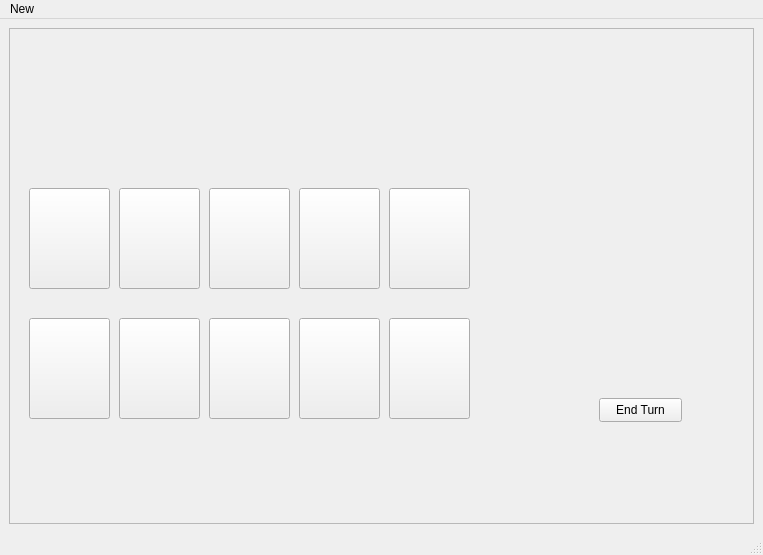
<?xml version="1.0" encoding="UTF-8"?>
<ui version="4.0">
 <class>MainWindow</class>
 <widget class="QMainWindow" name="MainWindow">
  <property name="geometry">
   <rect>
    <x>0</x>
    <y>0</y>
    <width>763</width>
    <height>555</height>
   </rect>
  </property>
  <property name="windowTitle">
   <string>MainWindow</string>
  </property>
  <widget class="QWidget" name="centralwidget">
   <property name="enabled">
    <bool>true</bool>
   </property>
   <layout class="QVBoxLayout" name="verticalLayout">
    <item>
     <widget class="QFrame" name="frame">
      <property name="frameShape">
       <enum>QFrame::StyledPanel</enum>
      </property>
      <property name="frameShadow">
       <enum>QFrame::Raised</enum>
      </property>
      <widget class="QToolButton" name="button_1">
       <property name="geometry">
        <rect>
         <x>20</x>
         <y>290</y>
         <width>81</width>
         <height>101</height>
        </rect>
       </property>
       <property name="minimumSize">
        <size>
         <width>81</width>
         <height>101</height>
        </size>
       </property>
       <property name="text">
        <string/>
       </property>
      </widget>
      <widget class="QToolButton" name="button_2">
       <property name="geometry">
        <rect>
         <x>110</x>
         <y>290</y>
         <width>81</width>
         <height>101</height>
        </rect>
       </property>
       <property name="minimumSize">
        <size>
         <width>81</width>
         <height>101</height>
        </size>
       </property>
       <property name="text">
        <string/>
       </property>
      </widget>
      <widget class="QToolButton" name="button_3">
       <property name="geometry">
        <rect>
         <x>200</x>
         <y>290</y>
         <width>81</width>
         <height>101</height>
        </rect>
       </property>
       <property name="minimumSize">
        <size>
         <width>81</width>
         <height>101</height>
        </size>
       </property>
       <property name="text">
        <string/>
       </property>
      </widget>
      <widget class="QToolButton" name="button_4">
       <property name="geometry">
        <rect>
         <x>290</x>
         <y>290</y>
         <width>81</width>
         <height>101</height>
        </rect>
       </property>
       <property name="minimumSize">
        <size>
         <width>81</width>
         <height>101</height>
        </size>
       </property>
       <property name="text">
        <string/>
       </property>
      </widget>
      <widget class="QToolButton" name="button_5">
       <property name="geometry">
        <rect>
         <x>380</x>
         <y>290</y>
         <width>81</width>
         <height>101</height>
        </rect>
       </property>
       <property name="minimumSize">
        <size>
         <width>81</width>
         <height>101</height>
        </size>
       </property>
       <property name="text">
        <string/>
       </property>
      </widget>
      <widget class="QToolButton" name="button_6">
       <property name="geometry">
        <rect>
         <x>20</x>
         <y>160</y>
         <width>81</width>
         <height>101</height>
        </rect>
       </property>
       <property name="minimumSize">
        <size>
         <width>81</width>
         <height>101</height>
        </size>
       </property>
       <property name="text">
        <string/>
       </property>
      </widget>
      <widget class="QToolButton" name="button_7">
       <property name="geometry">
        <rect>
         <x>110</x>
         <y>160</y>
         <width>81</width>
         <height>101</height>
        </rect>
       </property>
       <property name="minimumSize">
        <size>
         <width>81</width>
         <height>101</height>
        </size>
       </property>
       <property name="text">
        <string/>
       </property>
      </widget>
      <widget class="QToolButton" name="button_8">
       <property name="geometry">
        <rect>
         <x>200</x>
         <y>160</y>
         <width>81</width>
         <height>101</height>
        </rect>
       </property>
       <property name="minimumSize">
        <size>
         <width>81</width>
         <height>101</height>
        </size>
       </property>
       <property name="text">
        <string/>
       </property>
      </widget>
      <widget class="QToolButton" name="button_9">
       <property name="geometry">
        <rect>
         <x>290</x>
         <y>160</y>
         <width>81</width>
         <height>101</height>
        </rect>
       </property>
       <property name="minimumSize">
        <size>
         <width>81</width>
         <height>101</height>
        </size>
       </property>
       <property name="text">
        <string/>
       </property>
      </widget>
      <widget class="QToolButton" name="button_10">
       <property name="geometry">
        <rect>
         <x>380</x>
         <y>160</y>
         <width>81</width>
         <height>101</height>
        </rect>
       </property>
       <property name="minimumSize">
        <size>
         <width>81</width>
         <height>101</height>
        </size>
       </property>
       <property name="text">
        <string/>
       </property>
      </widget>
      <widget class="QLabel" name="label">
       <property name="geometry">
        <rect>
         <x>20</x>
         <y>20</y>
         <width>71</width>
         <height>91</height>
        </rect>
       </property>
       <property name="minimumSize">
        <size>
         <width>71</width>
         <height>91</height>
        </size>
       </property>
       <property name="text">
        <string/>
       </property>
       <property name="pixmap">
        <pixmap>../../res/icons/cardskin.png</pixmap>
       </property>
      </widget>
      <widget class="QLabel" name="label_2">
       <property name="geometry">
        <rect>
         <x>110</x>
         <y>20</y>
         <width>71</width>
         <height>91</height>
        </rect>
       </property>
       <property name="minimumSize">
        <size>
         <width>71</width>
         <height>91</height>
        </size>
       </property>
       <property name="text">
        <string/>
       </property>
       <property name="pixmap">
        <pixmap>../../res/icons/cardskin.png</pixmap>
       </property>
      </widget>
      <widget class="QLabel" name="label_3">
       <property name="geometry">
        <rect>
         <x>200</x>
         <y>20</y>
         <width>71</width>
         <height>91</height>
        </rect>
       </property>
       <property name="minimumSize">
        <size>
         <width>71</width>
         <height>91</height>
        </size>
       </property>
       <property name="text">
        <string/>
       </property>
       <property name="pixmap">
        <pixmap>../../res/icons/cardskin.png</pixmap>
       </property>
      </widget>
      <widget class="QLabel" name="label_4">
       <property name="geometry">
        <rect>
         <x>290</x>
         <y>20</y>
         <width>71</width>
         <height>91</height>
        </rect>
       </property>
       <property name="minimumSize">
        <size>
         <width>71</width>
         <height>91</height>
        </size>
       </property>
       <property name="text">
        <string/>
       </property>
       <property name="pixmap">
        <pixmap>../../res/icons/cardskin.png</pixmap>
       </property>
      </widget>
      <widget class="QLabel" name="label_5">
       <property name="geometry">
        <rect>
         <x>380</x>
         <y>20</y>
         <width>71</width>
         <height>91</height>
        </rect>
       </property>
       <property name="minimumSize">
        <size>
         <width>71</width>
         <height>91</height>
        </size>
       </property>
       <property name="text">
        <string/>
       </property>
       <property name="pixmap">
        <pixmap>../../res/icons/cardskin.png</pixmap>
       </property>
      </widget>
      <widget class="QPushButton" name="endButton">
       <property name="geometry">
        <rect>
         <x>590</x>
         <y>370</y>
         <width>83</width>
         <height>24</height>
        </rect>
       </property>
       <property name="minimumSize">
        <size>
         <width>83</width>
         <height>24</height>
        </size>
       </property>
       <property name="maximumSize">
        <size>
         <width>83</width>
         <height>24</height>
        </size>
       </property>
       <property name="text">
        <string>End Turn</string>
       </property>
      </widget>
      <widget class="QLabel" name="label_6">
       <property name="geometry">
        <rect>
         <x>590</x>
         <y>290</y>
         <width>81</width>
         <height>81</height>
        </rect>
       </property>
       <property name="minimumSize">
        <size>
         <width>81</width>
         <height>81</height>
        </size>
       </property>
       <property name="text">
        <string/>
       </property>
       <property name="pixmap">
        <pixmap>../../res/icons/avatar.png</pixmap>
       </property>
      </widget>
      <widget class="QLabel" name="label_7">
       <property name="geometry">
        <rect>
         <x>590</x>
         <y>30</y>
         <width>81</width>
         <height>81</height>
        </rect>
       </property>
       <property name="minimumSize">
        <size>
         <width>81</width>
         <height>81</height>
        </size>
       </property>
       <property name="text">
        <string/>
       </property>
       <property name="pixmap">
        <pixmap>../../res/icons/avatar.png</pixmap>
       </property>
      </widget>
      <widget class="QLabel" name="label_8">
       <property name="geometry">
        <rect>
         <x>480</x>
         <y>290</y>
         <width>41</width>
         <height>51</height>
        </rect>
       </property>
       <property name="minimumSize">
        <size>
         <width>41</width>
         <height>51</height>
        </size>
       </property>
       <property name="text">
        <string/>
       </property>
       <property name="pixmap">
        <pixmap>../../res/icons/cardskinsmall.png</pixmap>
       </property>
      </widget>
      <widget class="QLabel" name="label_9">
       <property name="geometry">
        <rect>
         <x>480</x>
         <y>350</y>
         <width>41</width>
         <height>51</height>
        </rect>
       </property>
       <property name="minimumSize">
        <size>
         <width>41</width>
         <height>51</height>
        </size>
       </property>
       <property name="text">
        <string/>
       </property>
       <property name="pixmap">
        <pixmap>../../res/icons/cardskinsmall.png</pixmap>
       </property>
      </widget>
      <widget class="QLabel" name="label_10">
       <property name="geometry">
        <rect>
         <x>480</x>
         <y>70</y>
         <width>41</width>
         <height>51</height>
        </rect>
       </property>
       <property name="minimumSize">
        <size>
         <width>41</width>
         <height>51</height>
        </size>
       </property>
       <property name="text">
        <string/>
       </property>
       <property name="pixmap">
        <pixmap>../../res/icons/cardskinsmall.png</pixmap>
       </property>
      </widget>
      <widget class="QLabel" name="label_11">
       <property name="geometry">
        <rect>
         <x>480</x>
         <y>10</y>
         <width>41</width>
         <height>51</height>
        </rect>
       </property>
       <property name="minimumSize">
        <size>
         <width>41</width>
         <height>51</height>
        </size>
       </property>
       <property name="text">
        <string/>
       </property>
       <property name="pixmap">
        <pixmap>../../res/icons/cardskinsmall.png</pixmap>
       </property>
      </widget>
      <widget class="QLabel" name="label_12">
       <property name="geometry">
        <rect>
         <x>470</x>
         <y>164</y>
         <width>81</width>
         <height>101</height>
        </rect>
       </property>
       <property name="minimumSize">
        <size>
         <width>81</width>
         <height>101</height>
        </size>
       </property>
       <property name="text">
        <string/>
       </property>
       <property name="pixmap">
        <pixmap>../../res/icons/cardskin.png</pixmap>
       </property>
      </widget>
     </widget>
    </item>
   </layout>
  </widget>
  <widget class="QMenuBar" name="menubar">
   <property name="geometry">
    <rect>
     <x>0</x>
     <y>0</y>
     <width>763</width>
     <height>19</height>
    </rect>
   </property>
   <widget class="QMenu" name="menuNew">
    <property name="title">
     <string>New</string>
    </property>
    <addaction name="actionNew_Game"/>
    <addaction name="separator"/>
    <addaction name="actionExit"/>
   </widget>
   <addaction name="menuNew"/>
  </widget>
  <widget class="QStatusBar" name="statusbar"/>
  <action name="actionNew_Game">
   <property name="text">
    <string>New Game</string>
   </property>
  </action>
  <action name="actionExit">
   <property name="text">
    <string>Exit</string>
   </property>
  </action>
 </widget>
 <resources/>
 <connections/>
</ui>
